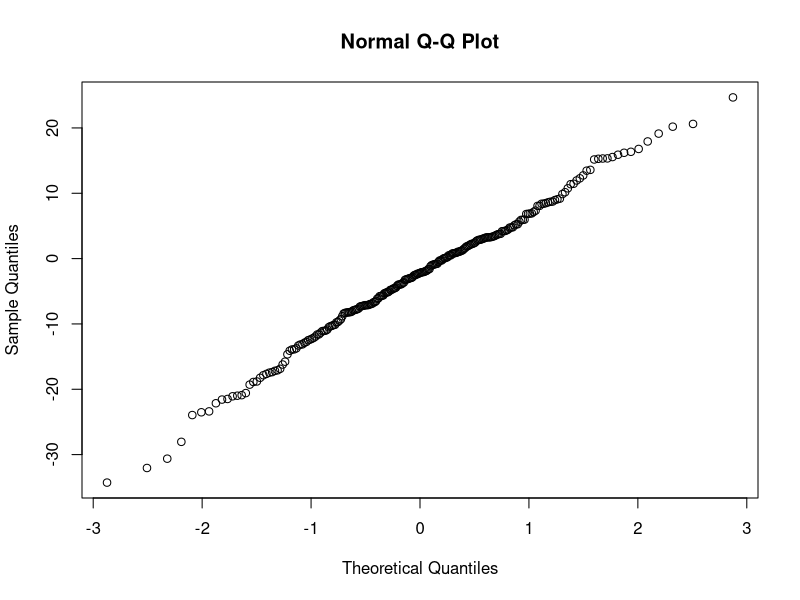
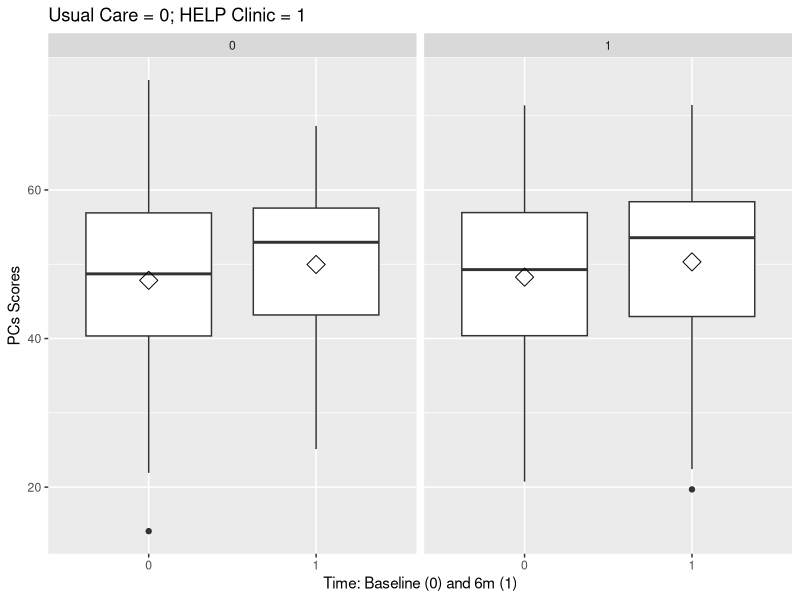

The R source for these figures, in order: (Note: this script raises an error after producing the figures.)
# ==================================
# N736 Lesson 21 - dependent/paired data
#
# dated 11/8/2017
# Melinda Higgins, PhD
# 
# ==================================

# ==================================
# we're be working with the 
# helpmkh dataset
# ==================================

library(tidyverse)
library(haven)

helpdat <- haven::read_spss("helpmkh.sav")

# ============================================.
# For this lesson we'll use the helpmkh dataset
#
# In the HELP dataset there are 5 time points
# baseline and 4 follow-up time points 
# at 6m, 12m, 18m and 24m
#
# for today's lesson we will be working with the PCS
# physical component score for the SF36 quality of life tool
# let's look at how these 5 PCS measurements are
# correlated across time
#
# and we'll also look at the treat group.
# ============================================.

h1 <- helpdat %>%
  select(treat, pcs, pcs1, pcs2, pcs3, pcs4)

# ============================================.
# let's look at the correlations between 
# these variables
# ============================================;

# look at the correlation matrix between
# the 5 pcs measurements over time
library(psych)
psych::corr.test(h1[,2:6], method="pearson")

# notice the varying sample sizes
# across these paired tests
# this is due to attrition over time

# =================================================.
# notice that most of these correlations have r>0.4 indicating
# moderate to large correlation across time
# this makes sense since particpants scores probably
# do not change a lot every 6 months and will tend to be 
# similar to each other WITHIN each particpant
# more so than pcs scores BETWEEN participants
# =================================================.

# let's look at the first 2 time points and run a PAIRED t-test
# to see if the scores are significantly changing across time
# WITHIN individuals.

t.test(h1$pcs, h1$pcs1, paired=TRUE)

# another way to approach this is to compute
# the change scores and compare the difference
# scores to 0.

h1 <- h1 %>%
  mutate(diff_pcs_bl_1=pcs - pcs1)

t.test(h1$diff_pcs_bl_1, mu=0)

# when we run a paired t-test, one of the assumptions
# is that the difference or change scores have a normal
# distribution - not the original scores but the difference scores
# these are good here.

qqnorm(h1$diff_pcs_bl_1)

# we can also run a paired t-test using RM-ANOVA
# repeated measures ANOVA
# compare this F-test wth the 
# t-test from the paired t-test
# for 2 groups when df=1
# a t(df=1)^2 = F-test

# to do these analyses in R, we first
# have to reshape the data from WIDE
# to long

# add rowid to h1
h1 <- h1 %>%
  mutate(rowid=as.numeric(rownames(h1)))
  
h1long <- h1 %>%
  gather(key=item,
         value=value,
         -c(treat,diff_pcs_bl_1,rowid))

# add a time variable to long format
h1long <- h1long %>%
  mutate(time=c(rep(0,453),
                rep(1,453),
                rep(2,453),
                rep(3,453),
                rep(4,453)))

h1long_bl1 <- h1long %>%
  filter(time<2) %>%
  select(rowid,value,time,treat)

library(car)
rm1 <- aov(value~factor(time)+Error(factor(rowid)), 
                data = h1long_bl1)
summary(rm1)

# compare the 2 changes from BL to 6m
# for pcs and pcs1 between the 2 treat groups
bartlett.test(h1$diff_pcs_bl_1~h1$treat)
t.test(h1$diff_pcs_bl_1~h1$treat, var.equal=TRUE)

# now let's run a RM-ANOVA
# for the changes from BL to 6m
# BETWEEN the 2 treat groups
# compare the time*treat effect to
# the t-test above for the difference scores
# look at the 2nd part of the table

rm2 <- aov(value~(factor(time)*factor(treat))+
             Error(factor(rowid)/(treat)), 
           data = h1long_bl1)
summary(rm2)

# we can make a plot of
# pcs and pcs1 scores by group
# to get an idea of trend across time
# but this plot is cross sectional not paired

ggplot(h1long_bl1, aes(x=factor(time), y=value)) + 
  geom_boxplot() +
  stat_summary(fun.y=mean, geom="point", shape=5, size=4) + 
  xlab("Time: Baseline (0) and 6m (1)") +
  ylab("PCs Scores") +
  facet_wrap(~treat) +
  ggtitle("Usual Care = 0; HELP Clinic = 1")




# from the cookbook for R
## Gives count, mean, standard deviation, standard error of the mean, and confidence interval (default 95%).
##   data: a data frame.
##   measurevar: the name of a column that contains the variable to be summariezed
##   groupvars: a vector containing names of columns that contain grouping variables
##   na.rm: a boolean that indicates whether to ignore NA's
##   conf.interval: the percent range of the confidence interval (default is 95%)
summarySE <- function(data=NULL, measurevar, groupvars=NULL, na.rm=FALSE,
                      conf.interval=.95, .drop=TRUE) {
  library(plyr)
  
  # New version of length which can handle NA's: if na.rm==T, don't count them
  length2 <- function (x, na.rm=FALSE) {
    if (na.rm) sum(!is.na(x))
    else       length(x)
  }
  
  # This does the summary. For each group's data frame, return a vector with
  # N, mean, and sd
  datac <- ddply(data, groupvars, .drop=.drop,
                 .fun = function(xx, col) {
                   c(N    = length2(xx[[col]], na.rm=na.rm),
                     mean = mean   (xx[[col]], na.rm=na.rm),
                     sd   = sd     (xx[[col]], na.rm=na.rm)
                   )
                 },
                 measurevar
  )
  
  # Rename the "mean" column    
  datac <- rename(datac, c("mean" = measurevar))
  
  datac$se <- datac$sd / sqrt(datac$N)  # Calculate standard error of the mean
  
  # Confidence interval multiplier for standard error
  # Calculate t-statistic for confidence interval: 
  # e.g., if conf.interval is .95, use .975 (above/below), and use df=N-1
  ciMult <- qt(conf.interval/2 + .5, datac$N-1)
  datac$ci <- datac$se * ciMult
  
  return(datac)
}

h1long_bl1_nomiss <- h1long_bl1[!complete.cases(h1long_bl1),]

h1se <- summarySE(h1long_bl1, 
                  measurevar="value", groupvars=c("time","treat"))
ggplot(h1se, aes(x=time, y=value, colour=treat)) + 
  geom_errorbar(aes(ymin=value-se, ymax=value+se), width=.1) +
  geom_line() +
  geom_point()

